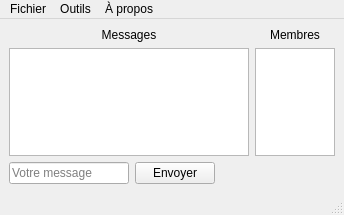
<?xml version="1.0" encoding="UTF-8"?>
<ui version="4.0">
 <class>chat</class>
 <widget class="QMainWindow" name="chat">
  <property name="geometry">
   <rect>
    <x>0</x>
    <y>0</y>
    <width>344</width>
    <height>215</height>
   </rect>
  </property>
  <property name="windowTitle">
   <string>En ligne</string>
  </property>
  <widget class="QWidget" name="centralwidget">
   <layout class="QVBoxLayout" name="verticalLayout_2">
    <item>
     <layout class="QHBoxLayout" name="horizontalLayout_2" stretch="3,1">
      <item>
       <layout class="QVBoxLayout" name="verticalLayout">
        <item>
         <widget class="QLabel" name="label">
          <property name="text">
           <string>Messages</string>
          </property>
          <property name="alignment">
           <set>Qt::AlignCenter</set>
          </property>
         </widget>
        </item>
        <item>
         <widget class="QListView" name="listView"/>
        </item>
       </layout>
      </item>
      <item>
       <layout class="QVBoxLayout" name="verticalLayout_3">
        <item>
         <widget class="QLabel" name="label_2">
          <property name="text">
           <string>Membres</string>
          </property>
          <property name="alignment">
           <set>Qt::AlignCenter</set>
          </property>
         </widget>
        </item>
        <item>
         <widget class="QListView" name="listView_2"/>
        </item>
       </layout>
      </item>
     </layout>
    </item>
    <item>
     <layout class="QHBoxLayout" name="horizontalLayout">
      <item>
       <widget class="QLineEdit" name="lineEdit">
        <property name="placeholderText">
         <string>Votre message</string>
        </property>
       </widget>
      </item>
      <item>
       <widget class="QPushButton" name="pushButton">
        <property name="text">
         <string>Envoyer</string>
        </property>
       </widget>
      </item>
      <item>
       <spacer name="horizontalSpacer_2">
        <property name="orientation">
         <enum>Qt::Horizontal</enum>
        </property>
        <property name="sizeHint" stdset="0">
         <size>
          <width>40</width>
          <height>20</height>
         </size>
        </property>
       </spacer>
      </item>
     </layout>
    </item>
   </layout>
  </widget>
  <widget class="QMenuBar" name="menubar">
   <property name="geometry">
    <rect>
     <x>0</x>
     <y>0</y>
     <width>344</width>
     <height>22</height>
    </rect>
   </property>
   <widget class="QMenu" name="menuFichier">
    <property name="title">
     <string>Fichier</string>
    </property>
    <addaction name="actionsauvegarder"/>
   </widget>
   <widget class="QMenu" name="menuOutils">
    <property name="title">
     <string>Outils</string>
    </property>
    <addaction name="actioncolortion"/>
   </widget>
   <widget class="QMenu" name="menu_propos">
    <property name="title">
     <string>À propos</string>
    </property>
    <addaction name="action_propos"/>
   </widget>
   <addaction name="menuFichier"/>
   <addaction name="menuOutils"/>
   <addaction name="menu_propos"/>
  </widget>
  <widget class="QStatusBar" name="statusbar"/>
  <action name="actioncolortion">
   <property name="text">
    <string>coloration</string>
   </property>
  </action>
  <action name="actionsauvegarder">
   <property name="text">
    <string>sauvegarder</string>
   </property>
  </action>
  <action name="action_propos">
   <property name="text">
    <string>À propos</string>
   </property>
  </action>
 </widget>
 <resources/>
 <connections/>
</ui>
